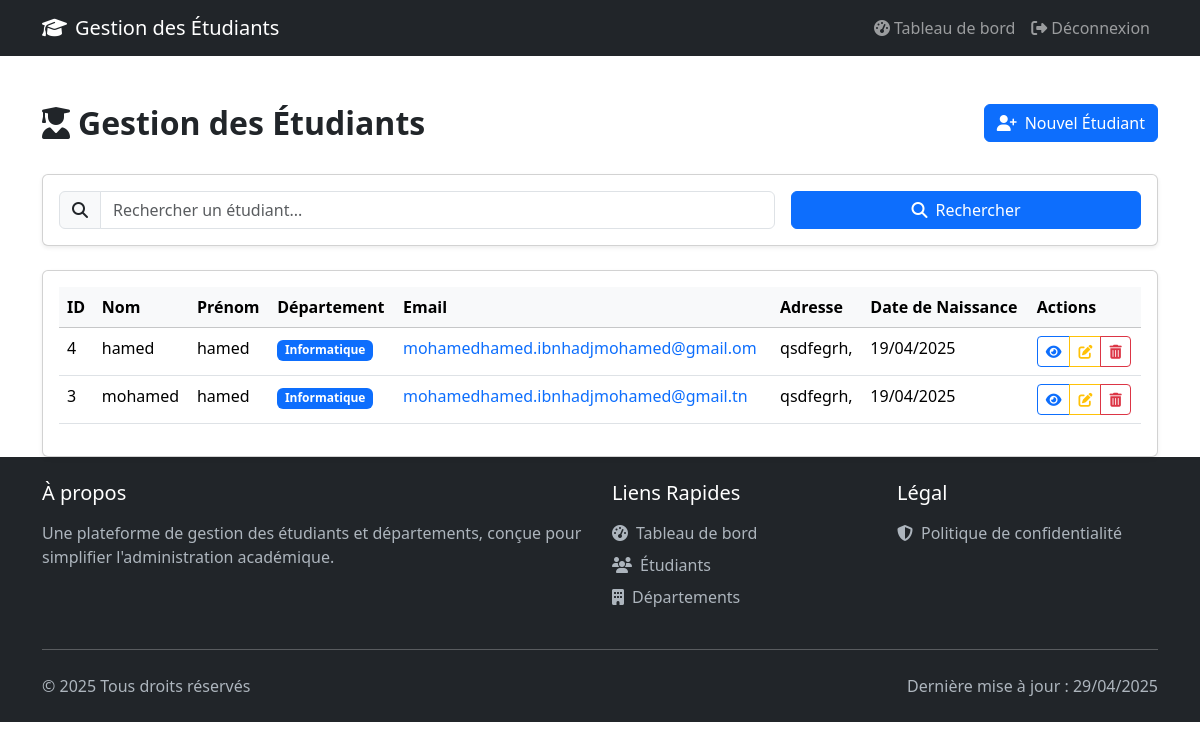
/etudiants/ (signed in), run on an earlier commit of the app's database.
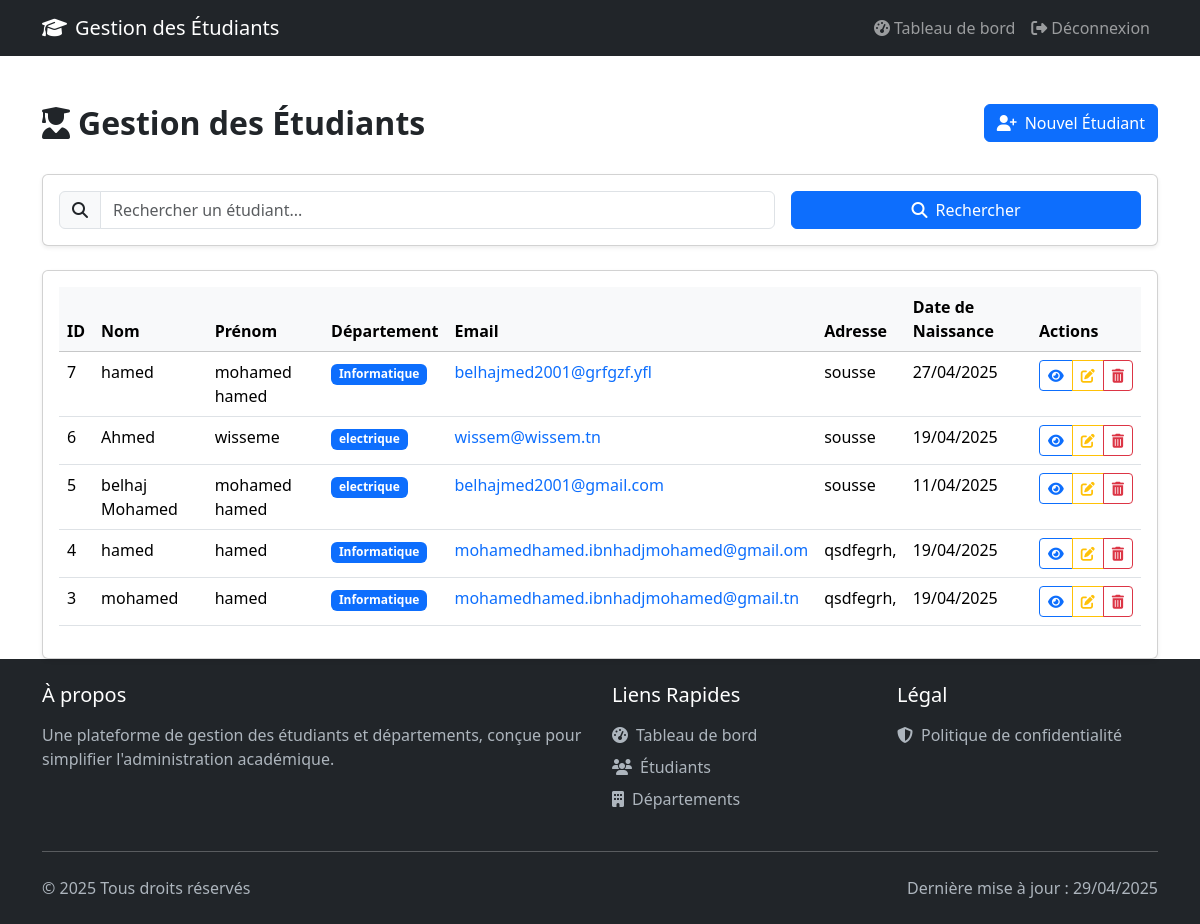
And on a later commit of the database.
### webapp/models.py (models this page shows, shortened)
class Etudiant(models.Model):
    nom_etudiant = models.CharField(
        max_length=250,
        verbose_name=_("Nom"),
        help_text=_("Entrez le nom de l'étudiant"),
        validators=[MinLengthValidator(2)]
    )
    prenom_etudiant = models.CharField(
        max_length=250,
        verbose_name=_("Prénom"),
        help_text=_("Entrez le prénom de l'étudiant"),
        validators=[MinLengthValidator(2)]
    )
    date_naissance = models.DateField(
        verbose_name=_("Date de naissance"),
        help_text=_("Sélectionnez la date de naissance")
    )
    email = models.EmailField(
        unique=True,
        verbose_name=_("Email"),
        help_text=_("Entrez l'adresse email de l'étudiant"),
        validators=[EmailValidator()]
    )
    departement = models.ForeignKey(
        Departement,
        on_delete=models.SET_NULL,
        null=True,
        blank=True,
        verbose_name=_("Département"),
        help_text=_("Sélectionnez le département de l'étudiant")
    )
    adresse = models.CharField(
        max_length=500,
        blank=True,
        null=True,
        verbose_name=_("Adresse"),
        help_text=_("Entrez l'adresse complète de l'étudiant")
    )
    created_at = models.DateTimeField(
        auto_now_add=True,
        verbose_name=_("Date de création")
    )
    updated_at = models.DateTimeField(
        auto_now=True,
        verbose_name=_("Date de mise à jour")
    )
    class Meta:
        verbose_name = _("Étudiant")
        verbose_name_plural = _("Étudiants")
        ordering = ['-created_at']
        indexes = [
            models.Index(fields=['nom_etudiant', 'prenom_etudiant']),
            models.Index(fields=['email']),
        ]

class Departement(models.Model):
    nom_departement = models.CharField(
        max_length=250,
        verbose_name=_("Nom du département"),
        help_text=_("Entrez le nom du département"),
        validators=[MinLengthValidator(2)]
    )
    description = models.TextField(
        blank=True,
        null=True,
        verbose_name=_("Description"),
        help_text=_("Description détaillée du département")
    )
    class Meta:
        verbose_name = _("Département")
        verbose_name_plural = _("Départements")
        ordering = ['nom_departement']

### webapp/views.py (the view)
# urls.py: path('etudiants/', views.etudiants, name='etudiants'),
@login_required(login_url='login')
def etudiants(request):
    try:
        etudiants = Etudiant.objects.all().order_by('-created_at')
        context = {'etudiants': etudiants}
        return render(request, 'web/etudiants.html', context)
    except Exception as e:
        logger.error(f"Erreur lors du chargement des étudiants : {str(e)}")
        messages.error(request, _('Une erreur est survenue lors du chargement des étudiants.'))
        return redirect('dashboard')

### templates/web/etudiants.html (shortened to what this page needs)
{% extends 'base.html' %}
{% block content %}
<div class="container mt-5">
    <div class="row mb-4">
        <div class="col">
            <h2 class="fw-bold">
                <i class="fas fa-user-graduate me-2"></i>Gestion des Étudiants
            </h2>
        </div>
        <div class="col text-end">
            <a href="{% url 'create_etudiant' %}" class="btn btn-primary">
                <i class="fas fa-user-plus me-2"></i>Nouvel Étudiant
            </a>
        </div>
    </div>
    <div class="card shadow-sm mb-4">
        <div class="card-body">
            <form method="GET" action="{% url 'search' %}" class="row g-3">
                <div class="col-md-8">
                    <div class="input-group">
                        <span class="input-group-text">
                            <i class="fas fa-search"></i>
                        </span>
                        <input type="text"
                               class="form-control"
                               name="query"
                               placeholder="Rechercher un étudiant...">
                    </div>
                </div>
                <div class="col-md-4">
                    <button type="submit" class="btn btn-primary w-100">
                        <i class="fas fa-search me-2"></i>Rechercher
                    </button>
                </div>
            </form>
        </div>
    </div>
    <div class="card shadow-sm">
        <div class="card-body">
            {% if etudiants %}
                <div class="table-responsive">
                    <table class="table table-hover">
                        <thead class="table-light">
                            <tr>
                                <th>ID</th>
                                <th>Nom</th>
                                <th>Prénom</th>
                                <th>Département</th>
                                <th>Email</th>
                                <th>Adresse</th>
                                <th>Date de Naissance</th>
                                <th>Actions</th>
                            </tr>
                        </thead>
                        <tbody>
                            {% for etudiant in etudiants %}
                                <tr>
                                    <td>{{ etudiant.id }}</td>
                                    <td>{{ etudiant.nom_etudiant }}</td>
                                    <td>{{ etudiant.prenom_etudiant }}</td>
                                    <td>
                                        <span class="badge bg-primary">
                                            {{ etudiant.departement.nom_departement|default:"Non assigné" }}
                                        </span>
                                    </td>
                                    <td>
                                        <a href="mailto:{{ etudiant.email }}" class="text-decoration-none">
                                            {{ etudiant.email }}
                                        </a>
                                    </td>
                                    <td>{{ etudiant.adresse|default:"-" }}</td>
                                    <td>{{ etudiant.date_naissance|date:"d/m/Y" }}</td>
                                    <td>
                                        <div class="btn-group">
                                            <a href="{% url 'view_etudiant' etudiant.id %}"
                                               class="btn btn-sm btn-outline-primary">
                                                <i class="fas fa-eye"></i>
                                            </a>
                                            <a href="{% url 'update_etudiant' etudiant.id %}"
                                               class="btn btn-sm btn-outline-warning">
                                                <i class="fas fa-edit"></i>
                                            </a>
                                            <a href="{% url 'delete_etudiant' etudiant.id %}"
                                               onclick="return confirm('Êtes-vous sûr de vouloir supprimer cet étudiant ?')"
                                               class="btn btn-sm btn-outline-danger">
                                                <i class="fas fa-trash-alt"></i>
                                            </a>
                                        </div>
                                    </td>
                                </tr>
                            {% endfor %}
                        </tbody>
                    </table>
                </div>
            {% else %}
                <div class="alert alert-info">
                    <i class="fas fa-info-circle me-2"></i>
                    Aucun étudiant n'a été enregistré pour le moment.
                </div>
            {% endif %}
        </div>
    </div>
</div>
{% endblock %}

### templates/base.html (shortened to what this page needs)
{% load static %}
<!DOCTYPE html>
<html lang="en">
<head>
    <link href="https://cdn.jsdelivr.net/npm/bootstrap@5.3.5/dist/css/bootstrap.min.css" rel="stylesheet">
    <link rel="stylesheet" href="https://cdnjs.cloudflare.com/ajax/libs/font-awesome/6.5.1/css/all.min.css" />
</head>
<body>
    {% include 'parts/navbar.html' %}
    {% block content %}
    {% endblock %}
    {% include 'parts/footer.html' %}
</body>
</html>

### templates/parts/navbar.html (shortened to what this page needs)
<nav class="navbar navbar-expand-lg navbar-dark bg-dark">
    <div class="container">
        <a class="navbar-brand" href="{% url 'index' %}">
            <i class="fas fa-graduation-cap me-2"></i>Gestion des Étudiants
        </a>
        <div class="collapse navbar-collapse" id="navbarNav">
            <ul class="navbar-nav ms-auto">
                {% if user.is_authenticated %}
                    <li class="nav-item">
                        <a class="nav-link" href="{% url 'dashboard' %}">
                            <i class="fas fa-tachometer-alt me-1"></i>Tableau de bord
                        </a>
                    </li>
                    <li class="nav-item">
                        <a class="nav-link" href="{% url 'logout' %}">
                            <i class="fas fa-sign-out-alt me-1"></i>Déconnexion
                        </a>
                    </li>
                {% endif %}
            </ul>
        </div>
    </div>
</nav>

### templates/parts/footer.html (shortened to what this page needs)
<footer class="bg-dark text-white py-4">
    <div class="container">
        <div class="row">
            <div class="col-md-6">
                <h5 class="mb-3">À propos</h5>
                <p class="text-muted">
                    Une plateforme de gestion des étudiants et départements,
                    conçue pour simplifier l'administration académique.
                </p>
            </div>
            <div class="col-md-3">
                <h5 class="mb-3">Liens Rapides</h5>
                <ul class="list-unstyled">
                    <li class="mb-2">
                        <a href="{% url 'dashboard' %}" class="text-decoration-none text-muted">
                            <i class="fas fa-tachometer-alt me-2"></i>Tableau de bord
                        </a>
                    </li>
                    <li class="mb-2">
                        <a href="{% url 'etudiants' %}" class="text-decoration-none text-muted">
                            <i class="fas fa-users me-2"></i>Étudiants
                        </a>
                    </li>
                    <li class="mb-2">
                        <a href="{% url 'departements' %}" class="text-decoration-none text-muted">
                            <i class="fas fa-building me-2"></i>Départements
                        </a>
                    </li>
                </ul>
            </div>
            <div class="col-md-3">
                <h5 class="mb-3">Légal</h5>
                <ul class="list-unstyled">
                    <li class="mb-2">
                        <a href="{% url 'privacy' %}" class="text-decoration-none text-muted">
                            <i class="fas fa-shield-alt me-2"></i>Politique de confidentialité
                        </a>
                    </li>
                </ul>
            </div>
        </div>
        <hr class="my-4 bg-secondary">
        <div class="row">
            <div class="col-md-6 text-center text-md-start">
                <p class="mb-0 text-muted">
                    &copy; {% now "Y" %} Tous droits réservés
                </p>
            </div>
            <div class="col-md-6 text-center text-md-end">
                <p class="mb-0 text-muted">
                    Dernière mise à jour : {% now "d/m/Y" %}
                </p>
            </div>
        </div>
    </div>
</footer>

### templates/parts/footer.html (style rules this page uses)
footer a { transition: color 0.3s ease; }
.text-muted { color: #adb5bd !important; }

What changed in the data, as far as the page shows it:
added Etudiant: id "7", nom_etudiant "hamed", prenom_etudiant "mohamed hamed", departement.nom_departement "Informatique", email "belhajmed2001@grfgzf.yfl", adresse "sousse", date_naissance "27/04/2025"
added Etudiant: id "6", nom_etudiant "Ahmed", prenom_etudiant "wisseme", departement.nom_departement "electrique", email "wissem@wissem.tn", adresse "sousse", date_naissance "19/04/2025"
added Etudiant: id "5", nom_etudiant "belhaj Mohamed", prenom_etudiant "mohamed hamed", departement.nom_departement "electrique", email "belhajmed2001@gmail.com", adresse "sousse", date_naissance "11/04/2025"
